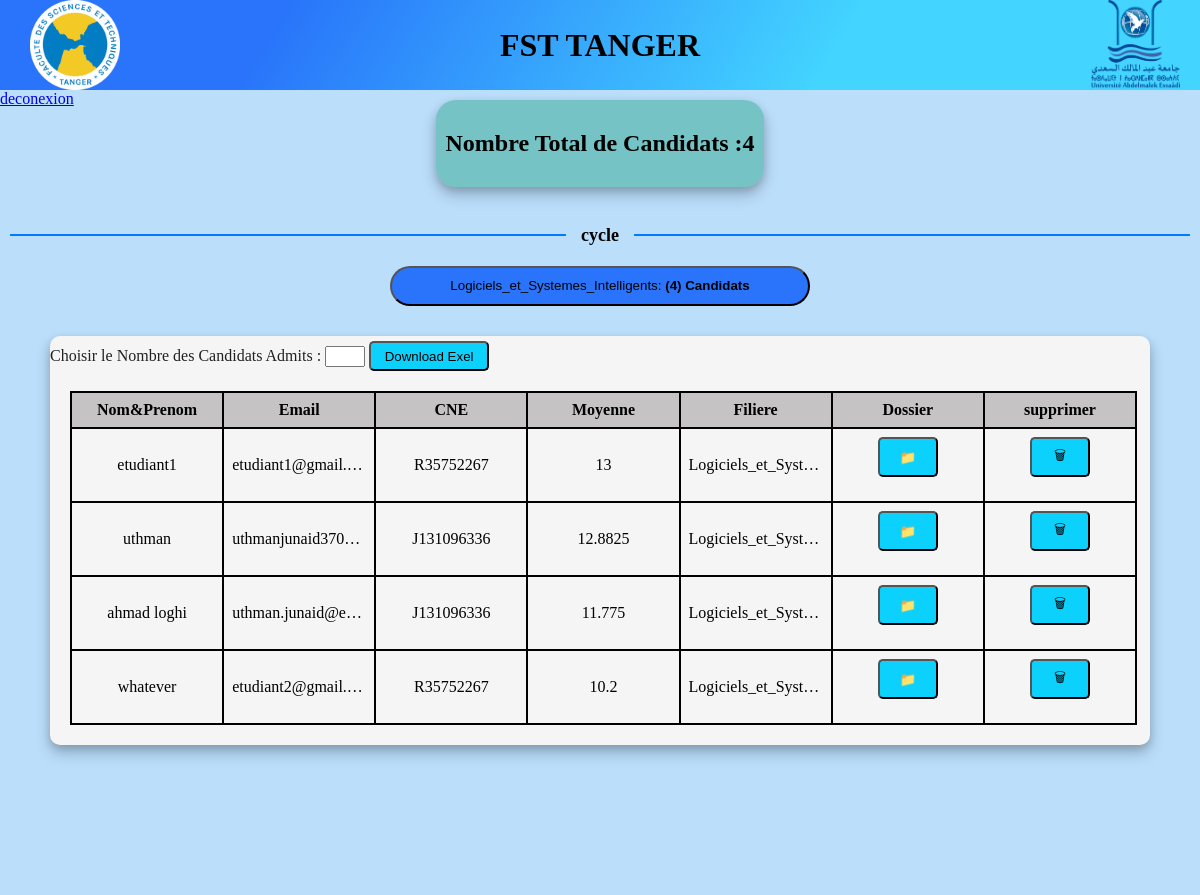
The page /espace_admin/php_html/affichage_filiere_admin.php (signed in) on the database its author committed.
### tables this page shows
CREATE TABLE `orientation` (
  `nom_orientation` varchar(50) NOT NULL
);

CREATE TABLE `filiere` (
  `id_filiere` int(11) NOT NULL,
  `nom_filiere` varchar(300) NOT NULL,
  `nom_departement` varchar(100) NOT NULL,
  `nom_orientation` varchar(100) NOT NULL
);

CREATE TABLE `inscription` (
  `id_ins` int(11) NOT NULL,
  `filiere` varchar(300) NOT NULL,
  `id_filiere` int(11) NOT NULL,
  `id_etd` int(11) NOT NULL,
  `nom_orientation` varchar(20) NOT NULL
);

CREATE TABLE `etudiant` (
  `id` int(11) NOT NULL,
  `email` varchar(100) NOT NULL,
  `password` varchar(100) NOT NULL,
  `verified` tinyint(1) NOT NULL,
  `code_verification` int(11) NOT NULL,
  `fullname` varchar(100) NOT NULL,
  `CIN` varchar(11) NOT NULL,
  `CNE` varchar(11) NOT NULL,
  `date_de_naissance` date NOT NULL,
  `ville_de_naissance` varchar(100) NOT NULL,
  `bac` varchar(200) NOT NULL,
  `mention_bac` double NOT NULL,
  `bac_2` varchar(300) NOT NULL,
  `bac_3` varchar(300) NOT NULL,
  `note_s1` double(6,4) NOT NULL,
  `note_s2` double(6,4) NOT NULL,
  `note_s3` double(6,4) NOT NULL,
  `note_s4` double(6,4) NOT NULL,
  `note_s5` double(6,4) DEFAULT NULL,
  `note_s6` double(6,4) DEFAULT NULL,
  `moyenne_bac2_3` double(6,4) NOT NULL,
  `image` varchar(200) NOT NULL,
  `fichier` varchar(200) NOT NULL
);

### espace_admin/php_html/affichage_filiere_admin.php (the view, shortened to what this page needs)
<?php
include("database.php");
    $id_filiere_fk=$_SESSION["id_filiere_fk"];
      $query = $db->prepare('SELECT COUNT(DISTINCT id) as nbr FROM etudiant  NATURAL JOIN inscription WHERE id=id_etd AND id_filiere=:id_filiere_fk');
      $query ->bindparam(":id_filiere_fk",$id_filiere_fk);
      $query->execute();
      $nbr_etudiant=$query->fetch();
?>
<html lang="en">
<head>
    <link rel="stylesheet" href="../css/affichage_filiere_admin.css">
</head>
<body>
    <div class="title_container">
      <div class="logo_fst">
        <div >
          <img src="../images/FST-Tanger-modified.png" alt="" class="fst_img">
        </div>
      </div>
      <div class="h1_div">
      <h1 class="h1_style">FST TANGER</h1>
      </div>
      <div class="logo_uni">
        <img src="../images/logopuae.png" class="uni_img">
      </div>
    </div>
    <a href="deconexion_chef.php">deconexion</a>
    <div class="container">
      <div class="top_container">
      <div class="nbr_cdt_box">
          <h2>Nombre Total de Candidats :<?php echo $nbr_etudiant["nbr"];?></h2>
        </div>
      </div>
        <?php
        $query_dep=$db->prepare('SELECT nom_orientation FROM orientation NATURAL JOIN filiere WHERE id_filiere=:id_filiere');
        $query_dep->bindparam(":id_filiere",$id_filiere_fk);
        $query_dep ->execute();
        $rows_dep=$query_dep->fetchAll();
        foreach($rows_dep as $row) {
          $query_filiere = $db->prepare('SELECT * FROM filiere WHERE id_filiere=:id_filiere');
          $query_filiere->bindparam(":id_filiere",$id_filiere_fk);
          $query_filiere->execute();
          $row_filiere = $query_filiere->fetchAll();
          echo '<div class="departement">
          <span class="ligne-separation"></span>
          <span class="orientation-nom">' . $row["nom_orientation"] . '</span>
          <span class="ligne-separation"></span>
          </div>';
          echo '<div class="grids">';
          foreach($row_filiere as $row_f) {
              $nbr_candidat = $db->prepare('SELECT COUNT(id_ins) AS i FROM inscription WHERE id_filiere=:id_filiere');
              $nbr_candidat->bindparam(":id_filiere", $row_f["id_filiere"]);
              $nbr_candidat->execute();
              $candidat = $nbr_candidat->fetch();
              echo '<div class="contenue"><button>' . $row_f["nom_filiere"] . ': <strong>(' . $candidat["i"] . ') Candidats</strong></button></div>';
          }
          echo '</div>';
        }
        ?>
    </div>
    <div class="container_tab">
    <div class="box" >
            <div class="adduser_div">
            <form action="exele.php" method="POST">
              <label class="nbr_cdt_text">Choisir le Nombre des Candidats Admits :</label>
              <input type="number" name="nbr_candidat" class="nbr_candidat" required>
                <button type="submit" name="submit" class="add_user_button">Download Exel</button>
            </form>
            </div>
            <div class="table_division">
            <table class="table">
                <thead>
                  <tr>
                    <th>Nom&Prenom</th>
                    <th>Email</th>
                    <th>CNE</th>
                    <th>Moyenne</th>
                    <th>Filiere</th>
                    <th>Dossier</th>
                    <th>supprimer</th>
                  </tr>
                </thead>
              <tbody>
                <?php
                  $query =$db -> prepare("SELECT e.id, e.fullname, e.email, e.CNE, e.moyenne_bac2_3, i.filiere
                                          FROM etudiant e
                                          INNER JOIN inscription i ON e.id = i.id_etd
                                          WHERE i.id_filiere = :id_filiere
                                          ORDER BY e.moyenne_bac2_3 DESC" );
                  $query ->bindParam(":id_filiere",$id_filiere_fk);
                  $query -> execute();
                  $rows=$query ->fetchAll();
                  if($query){
                      foreach($rows as $row){
                          echo '<tr>
                                  <td>'.$row["fullname"].'</td>
                                  <td>'.$row["email"].'</td>
                                  <td>'.$row["CNE"].'</td>
                                  <td>'.$row["moyenne_bac2_3"].'</td>
                                  <td>'.$row["filiere"].'</td>
                                  <td class=\"td_buttons\" >
                                      <form action="display_file.php" method="POST">
                                        <input type="hidden" name="id_etd" value='.$row["id"].'>
                                        <button type="submit" class="update_button">&#128193;</button>
                                      </form>
                                  </td>
                                  <td class=\"td_buttons\" >
                                      <form action="delete_etd_admin.php" method="POST">
                                        <input type="hidden" name="id_etd" value='.$row["id"].'>
                                        <input type="hidden" name="id_filiere" value='.$id_filiere_fk.'>
                                        <button type="submit" name="submit" class="update_button">&#128465;</button>
                                      </form>
                                  </td>
                                </tr>';
                      }
                  }
                ?>
              </tbody>
            </table>
            </div>
    </div>
  </div>
</body>

### espace_admin/css/affichage_filiere_admin.css (style rules this page uses)
html, body { margin: 0; padding: 0; height: 100%; display: flex; flex-direction: column; width: 100%; }
body { background-color: #bbdefb; }
.title_container { display: flex; justify-content:space-between; align-items: center; height: 100px; background: linear-gradient(121.7deg, rgb(41, 116, 250) 22.9%, rgb(67, 212, 255) 69%); position: sticky; z-index: 10; top: 0; }
.fst_img { width: 90PX; height: 90PX; margin-left: 20px; }
.logo_fst { margin-left: 10px; }
.uni_img { width: 90PX; height: 90PX; margin-right: 20px; }
.logo_uni { margin-left: 10px; }
.container { background-color: #bbdefb; flex-grow: 1; height: 100%; width: 100%; padding-bottom: 30px; }
.top_container { display: flex; justify-content: center; }
.nbr_candidat { width: 40px; }
.box { background-color: #f5f5f5; color: #212121; width: 300px; height: 320px; border-radius: 10px; box-shadow: 0 8px 16px rgba(0, 0, 0, 0.2), 0 4px 8px rgba(0, 0, 0, 0.15); transition: box-shadow 0.3s ease, transform 0.3s ease; }
.departement { margin-top: 20px; display: flex; justify-content: center; }
.grids { margin-top: 20px; display: grid; grid-template-columns: 0.4fr; justify-content: center; column-gap: 20px; row-gap: 40px; width: 100%; }
.grids .contenue:last-child button { width: calc(100% - 60px); }
.contenue { text-align: center; }
button { width: 100px; overflow: hidden; text-overflow: ellipsis; height: 40px; background-color:rgb(41, 116, 250); border-radius: 40px; }
.add_user_button { margin-top: 5px; padding: 3px; background-color:rgb(13, 209, 253) ; border-radius: 5px; width: 120px; height: 30px; cursor: pointer; }
.departement { display: flex; align-items: center; justify-content: center; text-align: center; font-weight: bolder; font-size: large; }
.ligne-separation { flex-grow: 1; border-top: 2px solid #007bff; margin: 0 10px; }
.departement span { padding: 0 5px; }
.container_tab { background-color: #bbdefb; flex-grow: 1; height: 100%; width: 100%; padding-bottom: 150px; display: flex; justify-content: center; align-items: center; }
.nbr_cdt_box { background-color:#1976 ; padding: 10px; margin-bottom:10px ; border-radius: 20px; box-shadow: 0 8px 16px rgba(0, 0, 0, 0.2), 0 4px 8px rgba(0, 0, 0, 0.15); transform: translateY(-8px); }
.box { background-color: #f5f5f5; color: #212121; width: calc(100% - 100px); height: auto; border-radius: 10px; box-shadow: 0 8px 16px rgba(0, 0, 0, 0.2), 0 4px 8px rgba(0, 0, 0, 0.15); transition: box-shadow 0.3s ease, transform 0.3s ease; }
table { width: 97%; border: 1px; border-color: black; border-collapse: collapse; margin: 20px; table-layout: fixed; overflow: hidden; }
th, td { border: 2px solid ; padding: 8px; text-align: center; }
td { width: 20%; overflow: hidden; text-overflow: ellipsis; white-space: nowrap; }
th { background-color: rgb(197, 195, 195); }
.update_button { background-color:rgb(13, 209, 253) ; border-radius: 5px; width: 60px; height: 40px; }

### rows shown on the page
orientation: nom_orientation "cycle"
filiere: nom_filiere "Logiciels_et_Systemes_Intelligents", i "4"
inscription: id_etd.fullname "etudiant1", id_etd.email "etudiant1@gmail.…", id_etd.CNE "R35752267", id_etd.moyenne_bac2_3 "13", filiere "Logiciels_et_Syst…"
inscription: id_etd.fullname "uthman", id_etd.email "uthmanjunaid370…", id_etd.CNE "J131096336", id_etd.moyenne_bac2_3 "12.8825", filiere "Logiciels_et_Syst…"
inscription: id_etd.fullname "ahmad loghi", id_etd.email "uthman.junaid@e…", id_etd.CNE "J131096336", id_etd.moyenne_bac2_3 "11.775", filiere "Logiciels_et_Syst…"
inscription: id_etd.fullname "whatever", id_etd.email "etudiant2@gmail.…", id_etd.CNE "R35752267", id_etd.moyenne_bac2_3 "10.2", filiere "Logiciels_et_Syst…"

### other values the page prints
$nbr_etudiant["nbr"] "4"
